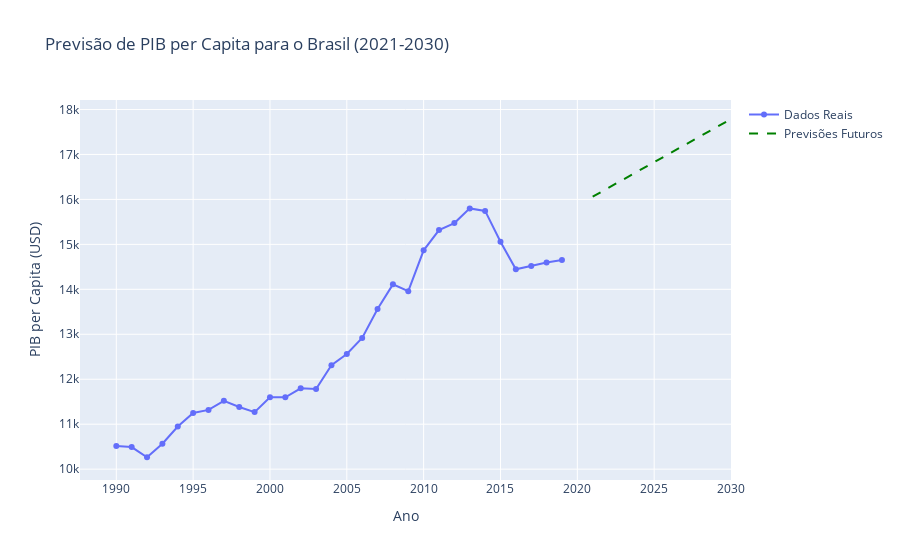

Notebook code cell kept with this figure:
### Code cell
import plotly.graph_objects as go

# Gráfico dos dados reais
fig = go.Figure()

# Dados reais
fig.add_trace(go.Scatter(x=df_clean[df_clean['País'] == 'Brazil']['Ano'], 
                         y=df_clean[df_clean['País'] == 'Brazil']['PIB_Per_Capita'],
                         mode='lines+markers',
                         name='Dados Reais'))

# Previsões futuras
fig.add_trace(go.Scatter(x=anos_futuros['Ano'], 
                         y=previsoes_futuras, 
                         mode='lines',
                         line=dict(dash='dash', color='green'),
                         name='Previsões Futuros'))

# Ajustar títulos e eixos
fig.update_layout(title='Previsão de PIB per Capita para o Brasil (2021-2030)',
                  xaxis_title='Ano',
                  yaxis_title='PIB per Capita (USD)')

# Exibir o gráfico
fig.show()

### Figure 1 — Plotly figure (JSON) as saved in the notebook; plotly's stock layout.template omitted (floating-point values rounded to 4 significant figures)
{"data": [{"mode": "lines+markers", "name": "Dados Reais", "type": "scatter", "x": [1990, 1991, 1992, 1993, 1994, 1995, 1996, 1997, 1998, 1999, 2000, 2001, 2002, 2003, 2004, 2005, 2006, 2007, 2008, 2009, 2010, 2011, 2012, 2013, 2014, 2015, 2016, 2017, 2018, 2019], "y": [10520.0, 10490.0, 10260.0, 10570.0, 10950.0, 11250.0, 11320.0, 11520.0, 11380.0, 11270.0, 11600.0, 11600.0, 11800.0, 11780.0, 12310.0, 12560.0, 12920.0, 13560.0, 14110.0, 13960.0, 14870.0, 15320.0, 15470.0, 15800.0, 15740.0, 15060.0, 14450.0, 14520.0, 14600.0, 14650.0]}, {"line": {"color": "green", "dash": "dash"}, "mode": "lines", "name": "Previsões Futuros", "type": "scatter", "x": [2021, 2022, 2023, 2024, 2025, 2026, 2027, 2028, 2029, 2030], "y": [16060.0, 16250.0, 16440.0, 16640.0, 16830.0, 17020.0, 17210.0, 17400.0, 17600.0, 17790.0]}], "layout": {"autosize": true, "title": {"text": "Previsão de PIB per Capita para o Brasil (2021-2030)"}, "xaxis": {"autorange": true, "range": [1988.0, 2030], "title": {"text": "Ano"}, "type": "linear"}, "yaxis": {"autorange": true, "range": [9659.0, 18220.0], "title": {"text": "PIB per Capita (USD)"}, "type": "linear"}}}
